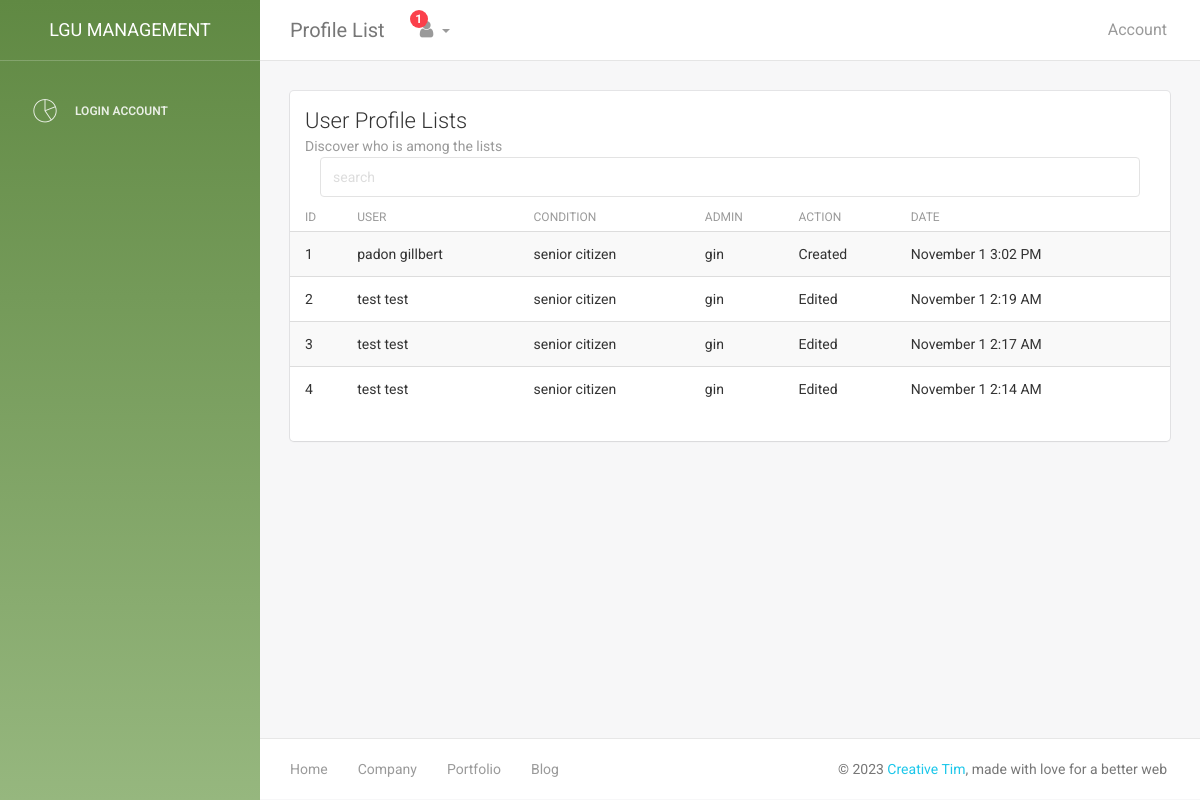
The page /LGU/table_history.php on the database as committed earlier.
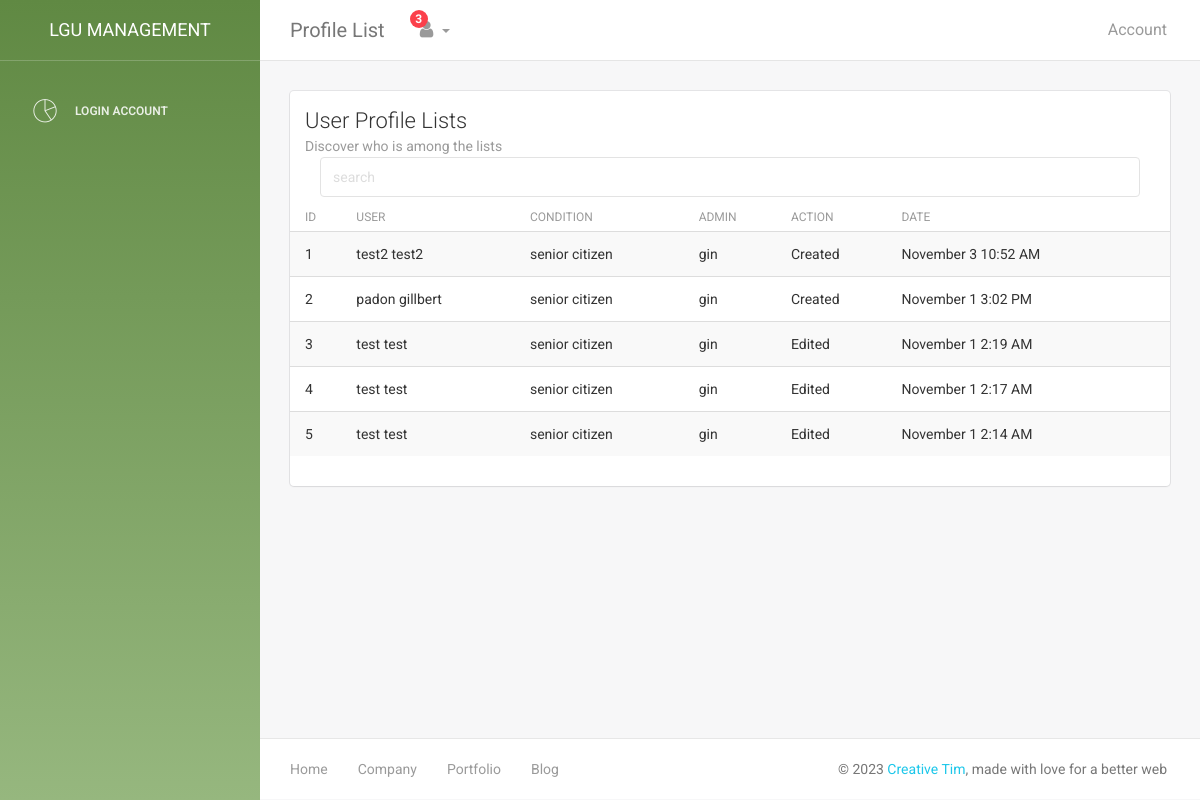
The same page on the database as committed later.
### tables this page shows
CREATE TABLE `user_history` (
  `id` int(11) NOT NULL,
  `user_id` varchar(45) DEFAULT NULL,
  `admin_id` varchar(45) DEFAULT NULL,
  `action` varchar(10) NOT NULL DEFAULT 'Created',
  `time_edited` timestamp NOT NULL DEFAULT CURRENT_TIMESTAMP
);

CREATE TABLE `verified` (
  `id` int(11) NOT NULL,
  `fname` varchar(45) DEFAULT NULL,
  `mi` varchar(5) DEFAULT NULL,
  `lname` varchar(45) DEFAULT NULL,
  `email` varchar(45) DEFAULT NULL,
  `bdate` varchar(20) DEFAULT NULL,
  `status_rs` varchar(20) DEFAULT NULL,
  `gender` varchar(20) DEFAULT 'Male',
  `address` varchar(100) DEFAULT NULL,
  `number` varchar(15) DEFAULT NULL,
  `valid_id` varchar(200) DEFAULT NULL,
  `app_id` varchar(15) DEFAULT NULL,
  `photo` varchar(200) DEFAULT NULL,
  `conditions` varchar(20) DEFAULT NULL,
  `nationality` varchar(45) NOT NULL DEFAULT 'Pilipino',
  `family_name` varchar(45) DEFAULT NULL,
  `family_contact` varchar(15) DEFAULT NULL,
  `brgy` varchar(45) DEFAULT 'Tiniguiban'
);

### LGU/table_history.php (the view, shortened to what this page needs)
<?php
require('connection.php');
$query = "SELECT u.action, u.time_edited, a.name as admin_name,v.conditions, concat(v.lname,' ',v.fname) as user_name  from user_history u inner join admin a on u.admin_id = a.admin_id inner join verified v on u.user_id = v.app_id  order by u.id desc ";
$result = mysqli_query($conn,$query);
?>
<!doctype html>
<html lang="en">
<head>
    <link href="assets/css/bootstrap.min.css" rel="stylesheet" />
    <link href="assets/css/animate.min.css" rel="stylesheet"/>
    <link href="assets/css/light-bootstrap-dashboard.css?v=1.4.0" rel="stylesheet"/>
    <link href="assets/css/demo.css" rel="stylesheet" />
    <link href="assets/css/confirmation.css" rel="stylesheet" />
    <link href="http://maxcdn.bootstrapcdn.com/font-awesome/4.2.0/css/font-awesome.min.css" rel="stylesheet">
    <link href="assets/css/pe-icon-7-stroke.css" rel="stylesheet" />
</head>
<body>
<div class="wrapper">
    <div class="sidebar" data-color="purple" >
        <?php
        include('includes/sidebar.php'); ?>
    </div>
    <div class="main-panel">
    <?php include('includes/navbar.php'); ?>
        <div class="content">
            <div class="container-fluid">
                <div class="row">
                    <div class="col-md-12">
                        <div class="card">
                            <div class="header">
                                <h4 class="title">User Profile Lists</h4>
                                <p class="category">Discover who is among the lists</p>
                                <div class="col-md-12" style="display:flex; align-items:center; justify-content:center; gap:1em;">
                                    <input type="text" class="form-control" name="" id="search" placeholder="search">
                                </div>
                            </div>
                            <div class="content table-responsive table-full-width">
                                <table class="table table-hover table-striped">
                                    <thead>
                                        <th>ID</th>
                                    	<th>User</th>
                                    	<th>Condition</th>
                                    	<th>Admin</th>
                                    	<th>Action</th>
                                    	<th>Date</th>
                                    </thead>
                                    <tbody id="tbody">
                                    <?php
                                       if(mysqli_num_rows($result)>0){
                                        $counter=1;
                                        while ($row = mysqli_fetch_assoc($result)) {
                                            $user_name = $row['user_name'];
                                            $admin_name = $row['admin_name'];
                                            $action = $row['action'];
                                            $conditions = $row['conditions'];
                                            $time_done = $row['time_edited'];
                                            $dateTime = new DateTime($time_done);
                                            $newDate = $dateTime -> format('F j g:i A');
                                            echo "<tr class='row_data'>
                                            <td>$counter</td>
                                            <td>$user_name</td>
                                            <td>$conditions</td>
                                            <td>$admin_name</td>
                                            <td>$action</td>
                                            <td>$newDate</td>
                                            </tr>";
                                            $counter++;
                                        }
                                       }else{
                                            echo '<tr class="row_data">
                                                    <td colspan="6" style="text-align: center;">NO DATA FOUND</td>
                                            </tr>';
                                       }
                                    ?>
                                    </tbody>
                                </table>
                            </div>
                        </div>
                    </div>
                </div>
            </div>
        </div>
        <footer class="footer">
            <div class="container-fluid">
                <nav class="pull-left">
                    <ul>
                        <li>
                            <a href="#">
                                Home
                            </a>
                        </li>
                        <li>
                            <a href="#">
                                Company
                            </a>
                        </li>
                        <li>
                            <a href="#">
                                Portfolio
                            </a>
                        </li>
                        <li>
                            <a href="#">
                               Blog
                            </a>
                        </li>
                    </ul>
                </nav>
                <p class="copyright pull-right">
                    &copy; <script>document.write(new Date().getFullYear())</script> <a href="http://www.creative-tim.com">Creative Tim</a>, made with love for a better web
                </p>
            </div>
        </footer>
    </div>
</div>
</body>
</html>

### LGU/includes/sidebar.php
<div class="sidebar-wrapper">
            <div class="logo">
                <a href="http://www.creative-tim.com" class="simple-text">
                    LGU MANAGEMENT
                </a>
            </div>
            <ul class="nav">
                <?php
                if(isset($_SESSION['isLogged'])){
                ?>
                <li <?php echo $class=="dashboard"? "class='active'" :""?>>
                    <a href="dashboard.php">
                        <i class="pe-7s-graph"></i>
                        <p>Dashboard</p>
                    </a>
                </li>
                <li <?php echo $class=="table"? "class='active'" :""?>>
                    <a href="table.php">
                        <i class="pe-7s-note2"></i>
                        <p>Users List</p>
                    </a>
                </li>
                <li <?php echo $class=="table list"? "class='active'" :""?>>
                    <a href="table_user.php">
                        <i class="pe-7s-id"></i>
                        <p>Admin & Store</p>
                    </a>
                </li>
                <li <?php echo $class=="user_add"? "class='active'" :""?>>
                    <a href="user_add.php">
                        <i class="pe-7s-add-user"></i>
                        <p>Create User</p>
                    </a>
                </li>
                <?php }else{
                ?>
                 <li>
                    <a href="login.php">
                        <i class="pe-7s-graph"></i>
                        <p>Login Account</p>
                    </a>
                </li>
                <?php } ?>
            </ul>
</div>

### LGU/includes/navbar.php (shortened to what this page needs)
<?php
$notifQuery = "SELECT concat(v.lname,' ',v.fname) as name, a.id, a.account_id from account a inner join verified v on a.account_id = v.app_id where a.account_status like 'Pending' order by a.id desc limit 5";
$notifResult = mysqli_query($conn,$notifQuery);
?>
<nav class="navbar navbar-default navbar-fixed">
            <div class="container-fluid">
                <div class="navbar-header">
                    <a class="navbar-brand" href="#">Profile List</a>
                </div>
                <div class="collapse navbar-collapse">
                    <ul class="nav navbar-nav navbar-left">
                        <li class="dropdown">
                              <a href="#" class="dropdown-toggle" data-toggle="dropdown">
                                    <i class="fa fa-user"></i>
                                    <b class="caret hidden-sm hidden-xs"></b>
                                    <span class="notification hidden-sm hidden-xs">
                                    <?php
                                        $num = mysqli_num_rows($notifResult);
                                        echo $num;
                                    ?>
                                    </span>
                              </a>
                        </li>
                    </ul>
                    <ul class="nav navbar-nav navbar-right">
                        <li>
                           <a href="user_edit_admin.php?account_type=admin&user_id=<?php echo $_SESSION['user_id']; ?>">
                               <p>Account</p>
                            </a>
                        </li>
                    </ul>
                </div>
            </div>
        </nav>

Rows that differ between the two databases and show on the page:
added user_history: user_name "test2 test2", verified.conditions "senior citizen", admin.name "gin", action "Created", time_edited "November 3 10:52 AM"
Other text that changed with them:
$num: "1" → "3"
